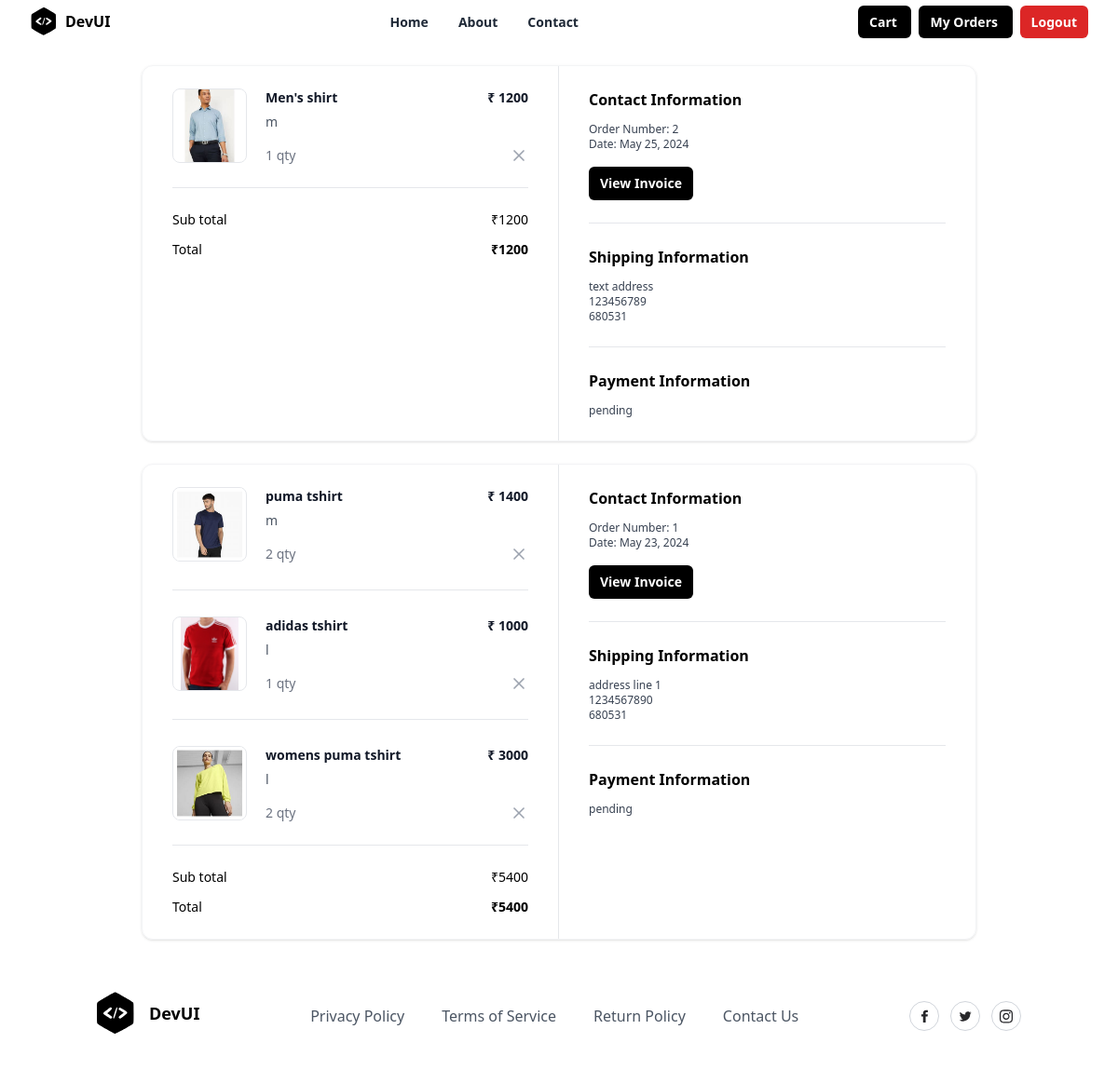
The page /order/summary/ (signed in) on the database its author committed.
### store/models.py (models this page shows, shortened)
class BasketItem(models.Model):
    basket_object = models.ForeignKey(Basket, on_delete=models.CASCADE,related_name="cartitems")
    product_object = models.ForeignKey(Product, on_delete=models.CASCADE)
    size_object = models.ForeignKey(Size, on_delete=models.CASCADE)
    quantity = models.PositiveIntegerField(default=1)
    created_date = models.DateTimeField(auto_now_add=True)
    updated_date = models.DateTimeField(auto_now=True)
    is_active = models.BooleanField(default=True)
    is_order_placed=models.BooleanField(default=False)
    @property
    def total_amount(self):
        return self.product_object.price * self.quantity

class Product(models.Model):
    title = models.CharField(max_length=200)
    description = models.TextField(null=True, blank=True)
    size_object = models.ManyToManyField(Size)
    category_object = models.ForeignKey(Category, on_delete=models.CASCADE)
    brand_object = models.ForeignKey(Brand, on_delete=models.CASCADE)
    image = models.ImageField(upload_to='product_images', null=True, blank=True, default='product_images/default.jpg')
    price = models.PositiveIntegerField()
    tag_object=models.ManyToManyField(Tag)
    created_date = models.DateTimeField(auto_now_add=True)
    updated_date = models.DateTimeField(auto_now=True)
    is_active = models.BooleanField(default=True)

class Size(models.Model):
    name = models.CharField(max_length=100, unique=True)
    created_date = models.DateTimeField(auto_now_add=True)
    updated_date = models.DateTimeField(auto_now=True)
    is_active = models.BooleanField(default=True)
    def __str__(self):
        return self.name

class Order(models.Model):
    user_object = models.ForeignKey(
                                        User,
                                        on_delete=models.CASCADE,
                                        related_name='myorders'
                                    )
    basket_item_objects = models.ManyToManyField(BasketItem)
    delivery_address = models.CharField(max_length=250)
    phone = models.CharField(max_length=12)
    pin=models.CharField(max_length=10,null=True)
    email = models.CharField(max_length=100)
    pay_options = (
        ('online', 'online'),
        ('cod', 'cod')
    )
    payment_mode = models.CharField(
                                        max_length=100,
                                        choices=pay_options,
                                        default='cod'
                                    )
    order_id = models.CharField(max_length=200, null=True)
    is_paid = models.BooleanField(default=False)
    order_status = (
        ('order_confirmed', 'Order confirmed'),
        ('dispatched', 'Dispatched'),
        ('in_transit', 'In transit'),
        ('delivered', 'Delivered'),
        ('cancelled', 'Cancelled'),
    )
    status = models.CharField(
                                max_length=200,
                                choices=order_status,
                                default='order_confirmed'
                            )
    created_date = models.DateTimeField(auto_now_add=True)
    updated_date = models.DateTimeField(auto_now=True)
    is_active = models.BooleanField(default=True)
    @property
    def sub_total(self):
        order_item=self.basket_item_objects.all()
        total=0
        if order_item:
            total=sum([bi.total_amount for bi in order_item])
        return total

### store/views.py (the view)
# urls.py: path('order/summary/',views.OrderSummaryView.as_view(),name="order-summary")
class OrderSummaryView(View):
    def get(self,request,*args,**kwargs):
        qs=Order.objects.filter(user_object=request.user).order_by("-created_date")
        return render(request,"order_summary.html",{"data":qs})

### store/templates/order_summary.html (shortened to what this page needs)
{%extends 'base.html'%}
{%block main_block%}
{%for order in data%}
<div class="mx-auto my-4 max-w-4xl md:my-6">
  <div class="overflow-hidden rounded-xl border border-gray-100 shadow">
    <div class="grid grid-cols-1 md:grid-cols-2">
      <div class="px-5 py-6 md:border-r md:border-r-gray-200 md:px-8">
        <div class="flow-root">
          <ul class="-my-7 divide-y divide-gray-200">
             {%for bi in order.basket_item_objects.all%}
             <li class="flex items-stretch justify-between space-x-5 py-7">
              <div class="flex flex-1 items-stretch">
                <div class="flex-shrink-0">
                  <img
                    class="h-20 w-20 rounded-lg border border-gray-200 object-contain"
                    src="{{bi.product_object.image.url}}"
                    alt="https://static.nike.com/a/images/c_limit,w_592,f_auto/t_product_v1/54a510de-a406-41b2-8d62-7f8c587c9a7e/air-force-1-07-lv8-shoes-9KwrSk.png"
                  />
                </div>
                <div class="ml-5 flex flex-col justify-between">
                  <div class="flex-1">
                    <p class="text-sm font-bold text-gray-900">
                       {{bi.product_object.title}}
                    </p>
                    <p class="mt-1.5 text-sm font-medium text-gray-600">
                       {{bi.size_object}}
                    </p>
                  </div>
                  <p class="mt-4 text-sm font-medium text-gray-500"> {{bi.quantity}} qty</p>
                </div>
              </div>
              <div class="ml-auto flex flex-col items-end justify-between">
                <p class="text-right text-sm font-bold text-gray-900">
                  ₹ {{bi.total_amount}}
                </p>
                <button
                  type="button"
                  class="-m-2 inline-flex rounded p-2 text-gray-400 transition-all duration-200 hover:text-gray-900 focus:outline-none focus:ring-2 focus:ring-gray-900 focus:ring-offset-2"
                >
                  <svg
                    xmlns="http://www.w3.org/2000/svg"
                    width="24"
                    height="24"
                    viewBox="0 0 24 24"
                    fill="none"
                    stroke="currentColor"
                    stroke-width="2"
                    stroke-linecap="round"
                    stroke-linejoin="round"
                    class="h-5 w-5"
                  >
                    <line x1="18" y1="6" x2="6" y2="18"></line>
                    <line x1="6" y1="6" x2="18" y2="18"></line>
                  </svg>
                </button>
              </div>
            </li>
             {%endfor%}
          </ul>
          <hr class="mt-6 border-gray-200" />
          <ul class="mt-6 space-y-3">
            <li class="flex items-center justify-between">
              <p class="text-sm font-medium">Sub total</p>
              <p class="text-sm font-medium">₹{{order.sub_total}}</p>
            </li>
            <li class="flex items-center justify-between">
              <p class="text-sm font-medium ">Total</p>
              <p class="text-sm font-bold ">₹{{order.sub_total}}</p>
            </li>
          </ul>
        </div>
      </div>
      <div class="px-5 py-6 md:px-8">
        <div class="flow-root">
          <div class="-my-6 divide-y divide-gray-200">
            <div class="py-6">
              <h2 class="text-base font-bold text-black">
                Contact Information
              </h2>
              <p class="fontmedium mt-3 text-xs text-gray-700">
                Order Number: {{order.id}}
              </p>
              <p class="text-xs font-medium text-gray-700">
                Date: {{order.created_date|date}}
              </p>
              <button
                type="button"
                class="mt-4 rounded-md bg-black px-3 py-2 text-sm font-semibold text-white shadow-sm hover:bg-black/80 focus-visible:outline focus-visible:outline-2 focus-visible:outline-offset-2 focus-visible:outline-black"
              >
                View Invoice
              </button>
            </div>
            <div class="py-6">
              <h2 class="mb-2 text-base font-bold text-black">
                Shipping Information
              </h2>
              <p class="mt-3 text-xs font-medium text-gray-700">{{order.delivery_address}}</p>
              <p class="text-xs font-medium text-gray-700">
                {{order.phone}}
              </p>
              <p class="text-xs font-medium text-gray-700">{{order.pin}}</p>
            </div>
            <div class="py-6">
              <h2 class="text-base font-bold text-black">
                Payment Information
              </h2>
              <p class="mt-3 text-xs font-medium text-gray-700">
                {%if order.is_paid%}
                  completed
                {%else%}
                  pending
                {%endif%}
              </p>
            </div>
          </div>
        </div>
      </div>
    </div>
  </div>
</div>
{%endfor%}
{%endblock%}

### store/templates/base.html (shortened to what this page needs)
<!DOCTYPE html>
<html lang="en">
<head>
    <script src="https://cdn.tailwindcss.com"></script>
</head>
<body>
    <div class="relative w-full bg-white">
        <div class="mx-auto flex max-w-7xl items-center justify-between px-4 py-2 sm:px-6 lg:px-8">
          <div class="inline-flex items-center space-x-2">
            <span>
            </span>
            <span class="font-bold">DevUI</span>
          </div>
          <div class="hidden lg:block">
            <ul class="inline-flex space-x-8">
              <li>
                <a
                  href="#"
                  class="text-sm font-semibold text-gray-800 hover:text-gray-900"
                >
                  Home
                </a>
              </li>
              <li>
                <a
                  href="#"
                  class="text-sm font-semibold text-gray-800 hover:text-gray-900"
                >
                  About
                </a>
              </li>
              <li>
                <a
                  href="#"
                  class="text-sm font-semibold text-gray-800 hover:text-gray-900"
                >
                  Contact
                </a>
              </li>
            </ul>
          </div>
          <div class="hidden lg:block">
            <a
               href="{%url 'cart-summary'%}"
              class="rounded-md bg-black px-3 py-2 text-sm font-semibold text-white shadow-sm hover:bg-black/80 focus-visible:outline focus-visible:outline-2 focus-visible:outline-offset-2 focus-visible:outline-black"
            >
              Cart
            </a>
            <a
            href="{%url 'order-summary'%}"
           class="rounded-md bg-black px-3 ms-2 py-2 text-sm font-semibold text-white shadow-sm hover:bg-black/80 focus-visible:outline focus-visible:outline-2 focus-visible:outline-offset-2 focus-visible:outline-black"
         >
           My Orders
         </a>
            <a
            href="{%url 'signout'%}"
           class="ml-2 rounded-md bg-red-600 px-3 py-2 text-sm font-semibold text-white shadow-sm hover:bg-black/80 focus-visible:outline focus-visible:outline-2 focus-visible:outline-offset-2 focus-visible:outline-black"
         >
           Logout
         </a>
          </div>
        </div>
      </div>
    {%block main_block%}
    {%endblock%}
    <section class="relative overflow-hidden bg-white py-8">
        <div class="container relative z-10 mx-auto px-4">
          <div class="-m-8 flex flex-wrap items-center justify-between">
            <div class="w-auto p-8">
              <a href="#">
                <div class="inline-flex items-center">
                  <span class="ml-4 text-lg font-bold">DevUI</span>
                </div>
              </a>
            </div>
            <div class="w-auto p-8">
              <ul class="-m-5 flex flex-wrap items-center">
                <li class="p-5">
                  <a class="font-medium text-gray-600 hover:text-gray-700" href="#">
                    Privacy Policy
                  </a>
                </li>
                <li class="p-5">
                  <a class="font-medium text-gray-600 hover:text-gray-700" href="#">
                    Terms of Service
                  </a>
                </li>
                <li class="p-5">
                  <a class="font-medium text-gray-600 hover:text-gray-700" href="#">
                    Return Policy
                  </a>
                </li>
                <li class="p-5">
                  <a class="font-medium text-gray-600 hover:text-gray-700" href="#">
                    Contact Us
                  </a>
                </li>
              </ul>
            </div>
            <div class="w-auto p-8">
              <div class="-m-1.5 flex flex-wrap">
                <div class="w-auto p-1.5">
                  <a href="#">
                    <div class="flex h-8 w-8 items-center justify-center rounded-full border border-gray-300 hover:border-gray-400">
                    </div>
                  </a>
                </div>
                <div class="w-auto p-1.5">
                  <a href="#">
                    <div class="flex h-8 w-8 items-center justify-center rounded-full border border-gray-300 hover:border-gray-400">
                    </div>
                  </a>
                </div>
                <div class="w-auto p-1.5">
                  <a href="#">
                    <div class="flex h-8 w-8 items-center justify-center rounded-full border border-gray-300 hover:border-gray-400">
                    </div>
                  </a>
                </div>
              </div>
            </div>
          </div>
        </div>
      </section>
</body>
</html>

### rows shown on the page
Order: sub_total "1200", id "2", created_date "May 25, 2024", delivery_address "text address", phone "123456789", pin "680531", is_paid "pending"
BasketItem: product_object.image (picture), product_object "Men's shirt", size_object "m", quantity "1", total_amount "1200"
Order: sub_total "5400", id "1", created_date "May 23, 2024", delivery_address "address line 1", phone "1234567890", pin "680531", is_paid "pending"
BasketItem: product_object.image (picture), product_object "puma tshirt", size_object "m", quantity "2", total_amount "1400"
BasketItem: product_object.image (picture), product_object "adidas tshirt", size_object "l", quantity "1", total_amount "1000"
BasketItem: product_object.image (picture), product_object "womens puma tshirt", size_object "l", quantity "2", total_amount "3000"
